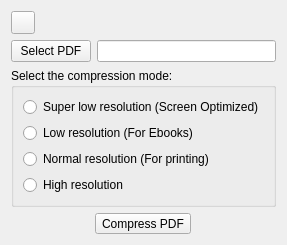
<?xml version="1.0" encoding="UTF-8"?>
<ui version="4.0">
 <class>CompressPage</class>
 <widget class="QWidget" name="CompressPage">
  <layout class="QVBoxLayout" name="verticalLayout_0">
   <item>
    <widget class="QToolButton" name="tbtn_return">
     <property name="toolTip">
      <string>Return</string>
     </property>
     <property name="icon">
      <iconset theme="go-previous"/>
     </property>
     <property name="shortcut">
      <string notr="true">Esc</string>
     </property>
    </widget>
   </item>
   <item>
    <layout class="QHBoxLayout" name="horizontalLayout">
     <item>
      <widget class="QPushButton" name="btn_selectFile">
       <property name="text">
        <string>Select PDF</string>
       </property>
      </widget>
     </item>
     <item>
      <widget class="QLineEdit" name="ln_file"/>
     </item>
    </layout>
   </item>
   <item>
    <widget class="QGroupBox" name="groupBox">
     <property name="title">
      <string>Select the compression mode:</string>
     </property>
     <layout class="QVBoxLayout" name="verticalLayout_1">
      <item>
       <widget class="QRadioButton" name="rbtn_screen">
        <property name="text">
         <string>Super low resolution (Screen Optimized)</string>
        </property>
       </widget>
      </item>
      <item>
       <widget class="QRadioButton" name="rbtn_ebook">
        <property name="text">
         <string>Low resolution (For Ebooks)</string>
        </property>
       </widget>
      </item>
      <item>
       <widget class="QRadioButton" name="rbtn_printer">
        <property name="text">
         <string>Normal resolution (For printing)</string>
        </property>
       </widget>
      </item>
      <item>
       <widget class="QRadioButton" name="rbtn_prepress">
        <property name="text">
         <string>High resolution</string>
        </property>
       </widget>
      </item>
     </layout>
    </widget>
   </item>
   <item alignment="Qt::AlignHCenter">
    <widget class="QToolButton" name="tbtn_pdfCompress">
     <property name="text">
      <string>Compress PDF</string>
     </property>
     <property name="class" stdset="0">
      <string>icon32</string>
     </property>
     <property name="toolButtonStyle">
      <enum>Qt::ToolButtonTextUnderIcon</enum>
     </property>
     <property name="icon">
      <iconset theme="zoom-out"/>
     </property>
    </widget>
   </item>
  </layout>
 </widget>
 <resources/>
 <connections/>
</ui>
